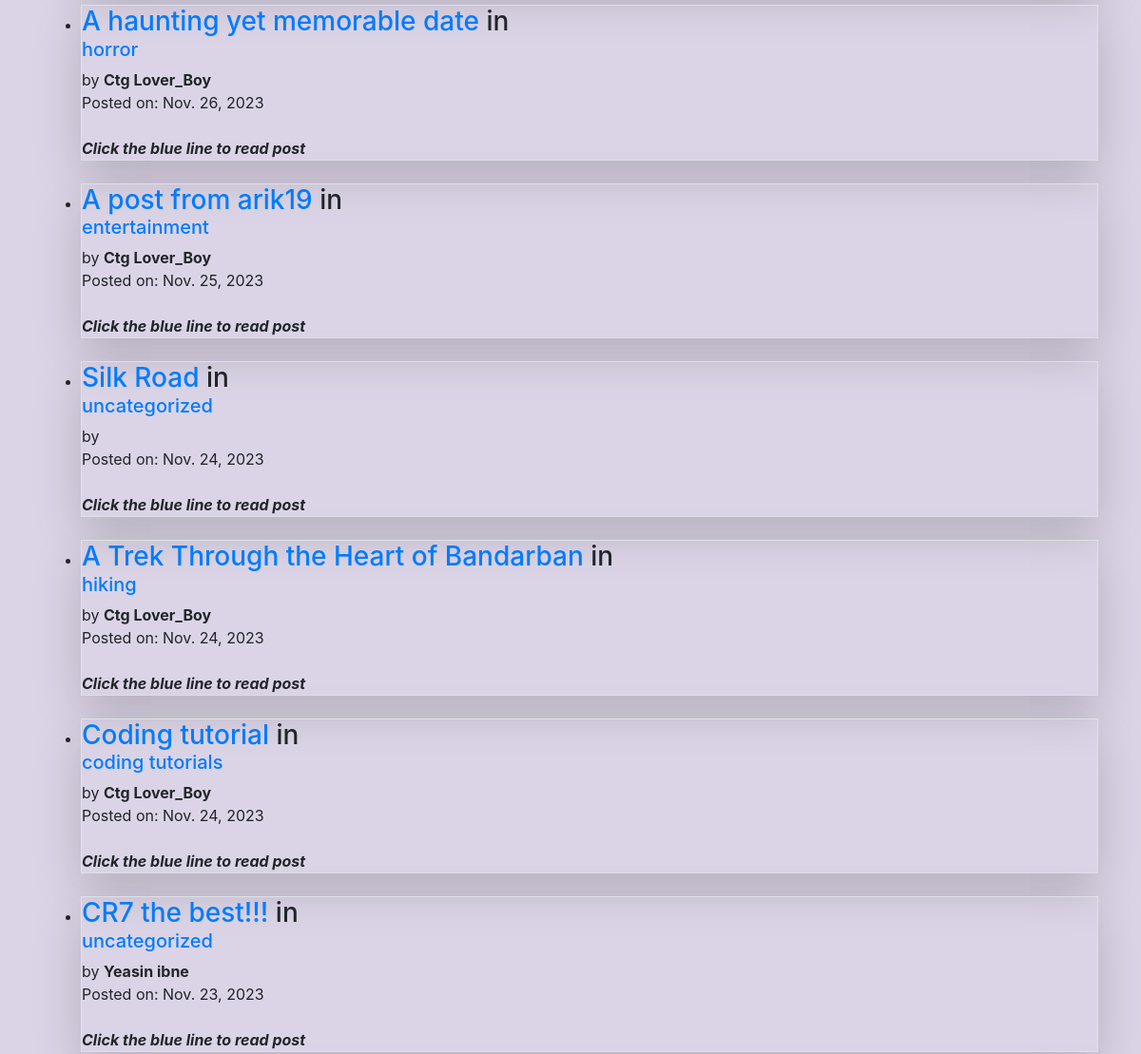
/ (middle part), run on an earlier commit of the app's database.
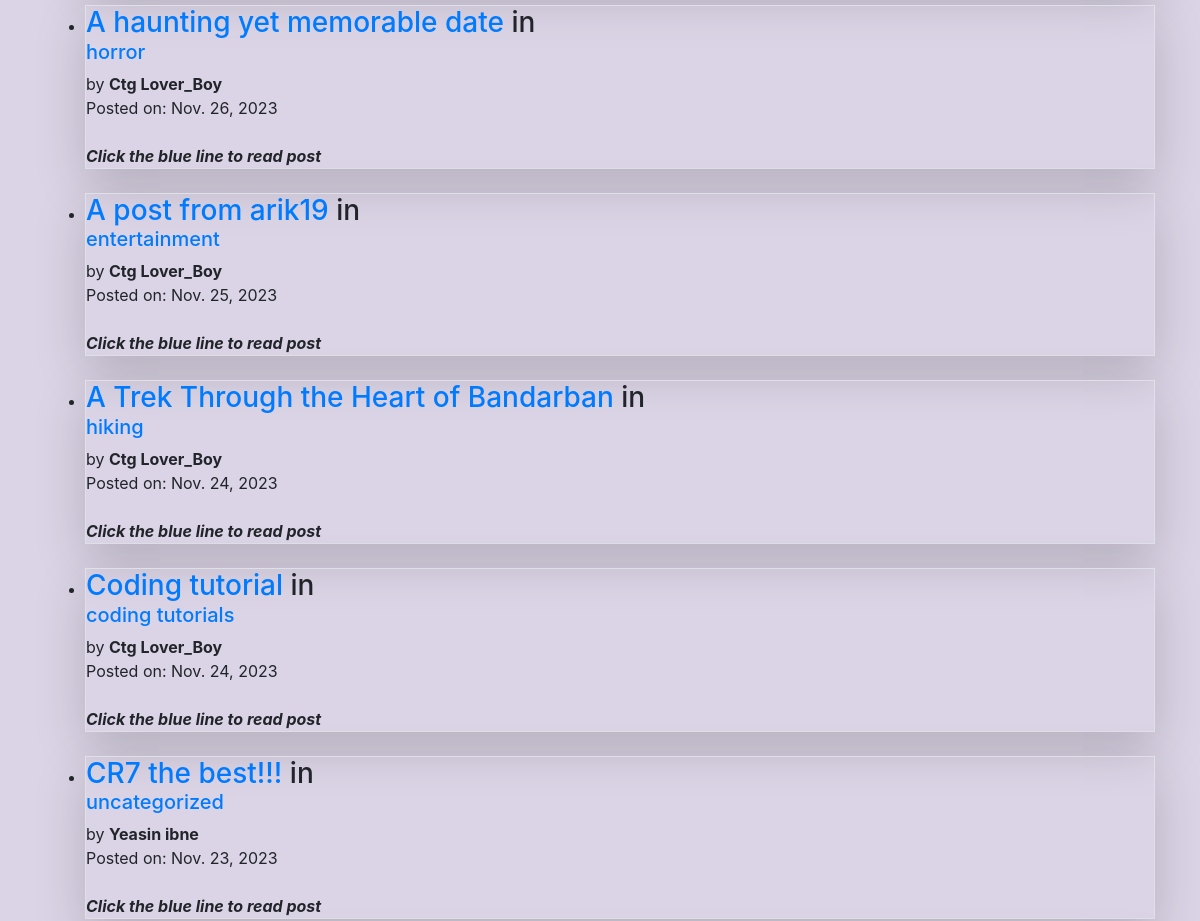
And on a later commit of the database.
### ISO_Blog/models.py (models this page shows, shortened)
class Post(models.Model):
    title=models.CharField(max_length=255)
    header_image= models.ImageField(null=True, blank=True, upload_to="images/profile")
    title_tag=models.CharField(max_length=255)
    author=models.ForeignKey(User, on_delete=models.CASCADE)
    body=RichTextField(blank=True, null=True)
    post_date=models.DateField(auto_now_add=True)
    category=models.CharField(max_length=255, default='uncategorized')
    likes = models.ManyToManyField(User, related_name='blog_posts')
    snippet=models.CharField(max_length=255)

### ISO_Blog/views.py (the view)
# urls.py: path('', Homeview.as_view(), name='Home'),
class Homeview(ListView):
    model=Post
    template_name='home.html'
    ordering=['-post_date']
    def get_context_data(self, *args, **kwargs):
        cat_menu = Category.objects.all()
        context = super(Homeview, self).get_context_data(*args, **kwargs)
        context["cat_menu"] = cat_menu
        return context

### ISO_Blog/models.py (called while the page is built)
    def __str__(self):
        return self.name

### ISO_Blog/templates/home.html (shortened to what this page needs)
{% extends 'base.html' %}
{% block content %}
<ul>
{% for post in object_list %}
    <br/>
    <div id="box" class="border shadow-lg">
        <li><h3><a href="{% url 'post_details' post.pk %}">{{post.title}}</a> in <a href="{%url 'category' post.category|slugify %}">
        <h5>{{ post.category }}</h5></a></h3>
        by <b>{{ post.author.first_name }}
        {{ post.author.last_name }}</b> </br>
        Posted on: {{ post.post_date }}
        <br/><I><b>
            {{post.snippet}}
        </I></b>
    </li>
    </div>
{% endfor %}
</ul>
{% endblock %}

What changed in the data, as far as the page shows it:
removed Post: title "Silk Road", category "uncategorized", post_date "Nov. 24, 2023", snippet "Click the blue line to read post"
